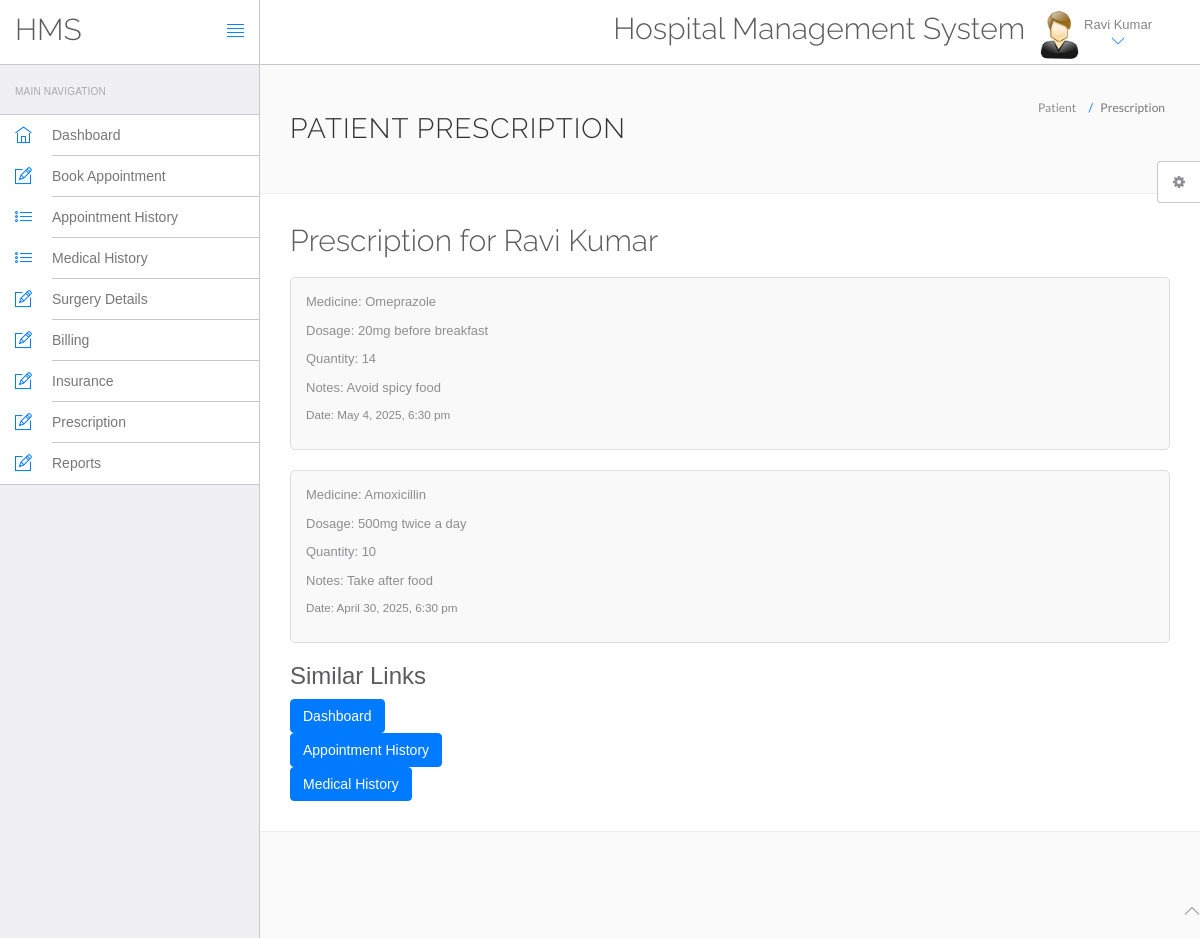
Page /hms/prescription.php (signed in) on the committed database.
### tables this page shows
CREATE TABLE `users` (
  `id` int(11) NOT NULL,
  `fullName` varchar(100) DEFAULT NULL,
  `address` text DEFAULT NULL,
  `city` varchar(100) DEFAULT NULL,
  `gender` varchar(10) DEFAULT NULL,
  `email` varchar(100) DEFAULT NULL,
  `password` varchar(255) DEFAULT NULL,
  `regDate` timestamp NOT NULL DEFAULT current_timestamp(),
  `updationDate` timestamp NOT NULL DEFAULT current_timestamp() ON UPDATE current_timestamp()
);

CREATE TABLE `prescription` (
  `id` int(11) NOT NULL,
  `patientId` int(11) NOT NULL,
  `doctorId` int(11) NOT NULL,
  `medicine_name` varchar(255) NOT NULL,
  `quantity` int(11) NOT NULL,
  `dosage` varchar(100) NOT NULL,
  `notes` text DEFAULT NULL,
  `prescription_date` timestamp NOT NULL DEFAULT current_timestamp()
);

### hms/prescription.php (the view, shortened to what this page needs)
<?php
include('include/config.php');
$patientId = $_SESSION['id'];
function getPatientDetails($con, $patientId) {
    $query = $con->prepare("SELECT id, fullName FROM users WHERE id = ?");
    $query->bind_param('i', $patientId);
    $query->execute();
    $patientResult = $query->get_result();
    $patient = $patientResult->fetch_assoc();
    return $patient;
}
function getPrescriptionDetails($con, $patientId) {
    $query = $con->prepare("SELECT id, medicine_name, dosage, quantity, notes, prescription_date
                            FROM prescription
                            WHERE patientId = ?
                            ORDER BY prescription_date DESC");
    $query->bind_param('i', $patientId);
    $query->execute();
    $prescriptionResult = $query->get_result();
    $prescriptions = $prescriptionResult->fetch_all(MYSQLI_ASSOC);
    return $prescriptions;
}
$patientDetails = getPatientDetails($con, $patientId);
$patientName = $patientDetails['fullName'];
$prescriptions = getPrescriptionDetails($con, $patientId);
?>
<!DOCTYPE html>
<html lang="en">
<head>
    <link rel="stylesheet" href="vendor/bootstrap/css/bootstrap.min.css">
    <link rel="stylesheet" href="vendor/fontawesome/css/font-awesome.min.css">
    <link rel="stylesheet" href="vendor/themify-icons/themify-icons.min.css">
    <link rel="stylesheet" href="vendor/animate.css/animate.min.css">
    <link rel="stylesheet" href="vendor/perfect-scrollbar/perfect-scrollbar.min.css">
    <link rel="stylesheet" href="vendor/switchery/switchery.min.js"></script>
    <link rel="stylesheet" href="vendor/bootstrap-touchspin/jquery.bootstrap-touchspin.min.css">
    <link rel="stylesheet" href="vendor/select2/select2.min.css">
    <link rel="stylesheet" href="vendor/bootstrap-datepicker/bootstrap-datepicker3.standalone.min.css">
    <link rel="stylesheet" href="vendor/bootstrap-timepicker/bootstrap-timepicker.min.css">
    <link rel="stylesheet" href="assets/css/styles.css">
    <link rel="stylesheet" href="assets/css/plugins.css">
    <link rel="stylesheet" href="assets/css/themes/theme-1.css" id="skin_color" />
</head>
<body>
    <div id="app">
        <?php include('include/sidebar.php'); ?>
        <div class="app-content">
            <?php include('include/header.php'); ?>
            <div class="main-content">
                <div class="wrap-content container" id="container">
                    <section id="page-title">
                        <div class="row">
                            <div class="col-sm-8">
                                <h1 class="mainTitle">Patient Prescription</h1>
                            </div>
                            <ol class="breadcrumb">
                                <li><span>Patient</span></li>
                                <li class="active"><span>Prescription</span></li>
                            </ol>
                        </div>
                    </section>
                    <div class="container-fluid container-fullw bg-white">
                        <div class="row">
                            <div class="col-md-12">
                                <h2 class="margin-bottom-20">Prescription for <?php echo htmlspecialchars($patientName); ?></h2>
                                <?php if (empty($prescriptions)) { ?>
                                    <p>No prescriptions found.</p>
                                <?php } else { ?>
                                    <?php foreach ($prescriptions as $prescription) { ?>
                                        <div class="prescription-item">
                                            <p>Medicine: <?php echo htmlspecialchars($prescription['medicine_name']); ?></p>
                                            <p>Dosage: <?php echo htmlspecialchars($prescription['dosage']); ?></p>
                                            <p>Quantity: <?php echo htmlspecialchars($prescription['quantity']); ?></p>
                                            <p>Notes: <?php echo htmlspecialchars($prescription['notes']); ?></p>
                                            <p class="prescription-date">Date: <?php echo date('F j, Y, g:i a', strtotime($prescription['prescription_date'])); ?></p>
                                        </div>
                                    <?php } ?>
                                <?php } ?>
                            </div>
                        </div>
                        <div class="row">
                            <div class="col-md-12">
                                <h3>Similar Links</h3>
                                <a href="dashboard.php" class="btn btn-primary">Dashboard</a><br>
                                <a href="appointment-history.php" class="btn btn-primary">Appointment History</a><br>
                                <a href="view-medhistory.php" class="btn btn-primary">Medical History</a>
                            </div>
                        </div>
                    </div>
                </div>
            </div>
        </div>
    </div>
    <?php include('include/footer.php'); ?><?php include('include/setting.php'); ?>
</body>
</html>

### hms/include/header.php (shortened to what this page needs)
<header class="navbar navbar-default navbar-static-top">
					<div class="navbar-header">
						<a class="navbar-brand" href="#">
							<h2 style="padding-top:20% ">HMS</h2>
						</a>
						<a href="#" class="sidebar-toggler pull-right visible-md visible-lg" data-toggle-class="app-sidebar-closed" data-toggle-target="#app">
							<i class="ti-align-justify"></i>
						</a>
					</div>
					<div class="navbar-collapse collapse">
						<ul class="nav navbar-right">
								<li  style="padding-top:2% ">
								<h2>Hospital Management System</h2>
							</li>
							<li class="dropdown current-user">
								<a href class="dropdown-toggle" data-toggle="dropdown">
									<img src="assets/images/images.jpg"> <span class="username">
									<?php $query=mysqli_query($con,"select fullName from users where id='".$_SESSION['id']."'");
while($row=mysqli_fetch_array($query))
{
	echo $row['fullName'];
}
									?> <i class="ti-angle-down"></i></i></span>
								</a>
							</li>
						</ul>
					</div>
				</header>

### hms/assets/css/themes/theme-1.css (style rules this page uses)
body { background: #FAFAFA; }
header .navbar-header { background: #ffffff !important; border-right-color: #c8c7cc !important; border-bottom-color: #c8c7cc !important; }
header .navbar-header .sidebar-toggler, header .navbar-header .sidebar-mobile-toggler { color: #007aff !important; }
header .navbar-header .navbar-brand { color: #777 !important; }
header .navbar-collapse { background: #ffffff !important; border-bottom-color: #c8c7cc !important; box-shadow: none !important; }
header .navbar-collapse .navbar-right > li > a { color: #777; }
header .navbar-collapse .navbar-right > li > a i { color: #007aff !important; }

### hms/prescription.php (style rules this page uses)
.prescription-item { margin-bottom: 20px; padding: 15px; border: 1px solid #ddd; border-radius: 5px; background-color: #f9f9f9; }
.prescription-date { font-size: 0.9em; color: #888; margin-top: 5px; }

### rows in the picture
users: fullName "Ravi Kumar"
prescription: medicine_name "Omeprazole", dosage "20mg before breakfast", quantity "14", notes "Avoid spicy food", prescription_date "May 4, 2025, 6:30 pm"
prescription: medicine_name "Amoxicillin", dosage "500mg twice a day", quantity "10", notes "Take after food", prescription_date "April 30, 2025, 6:30 pm"
